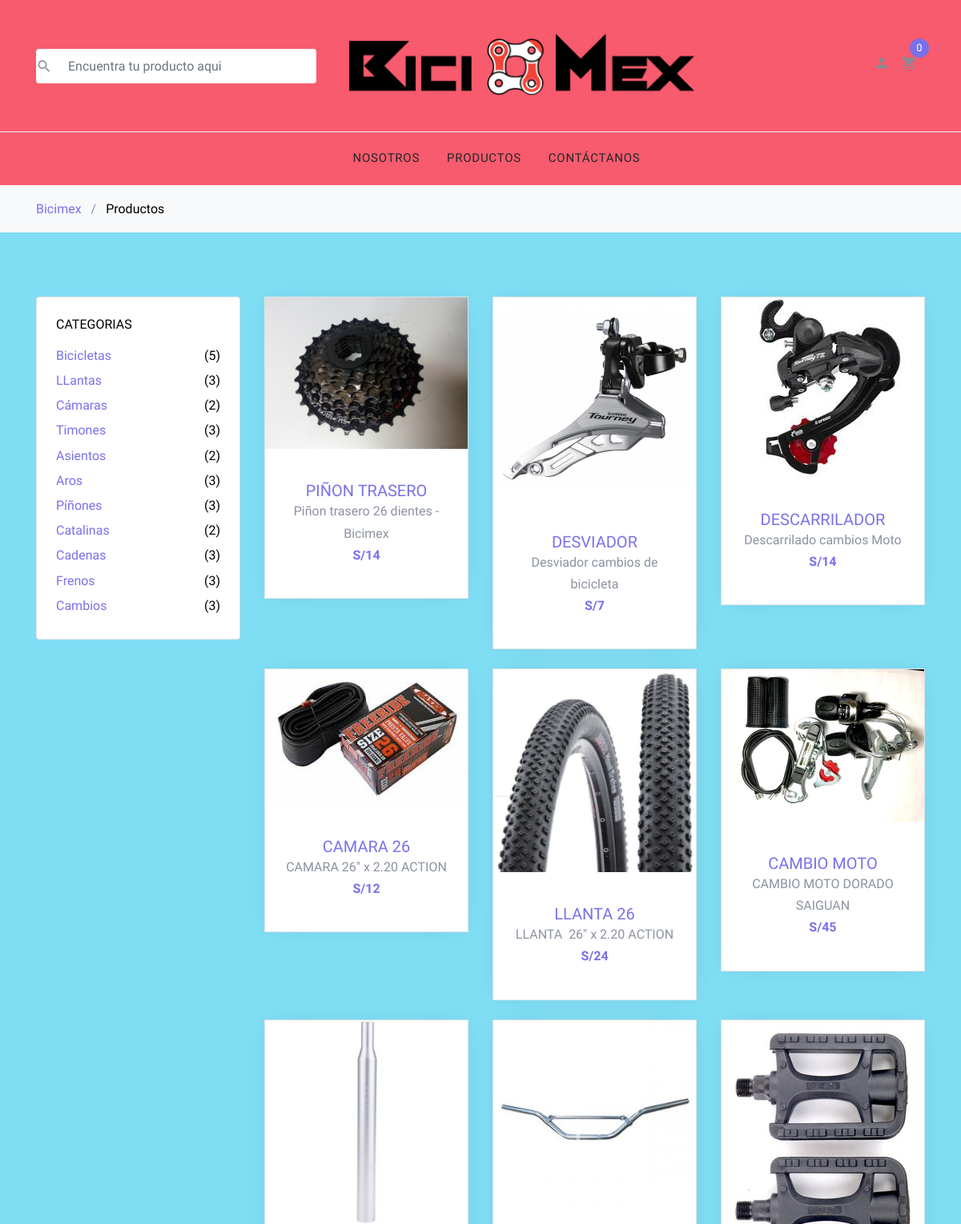
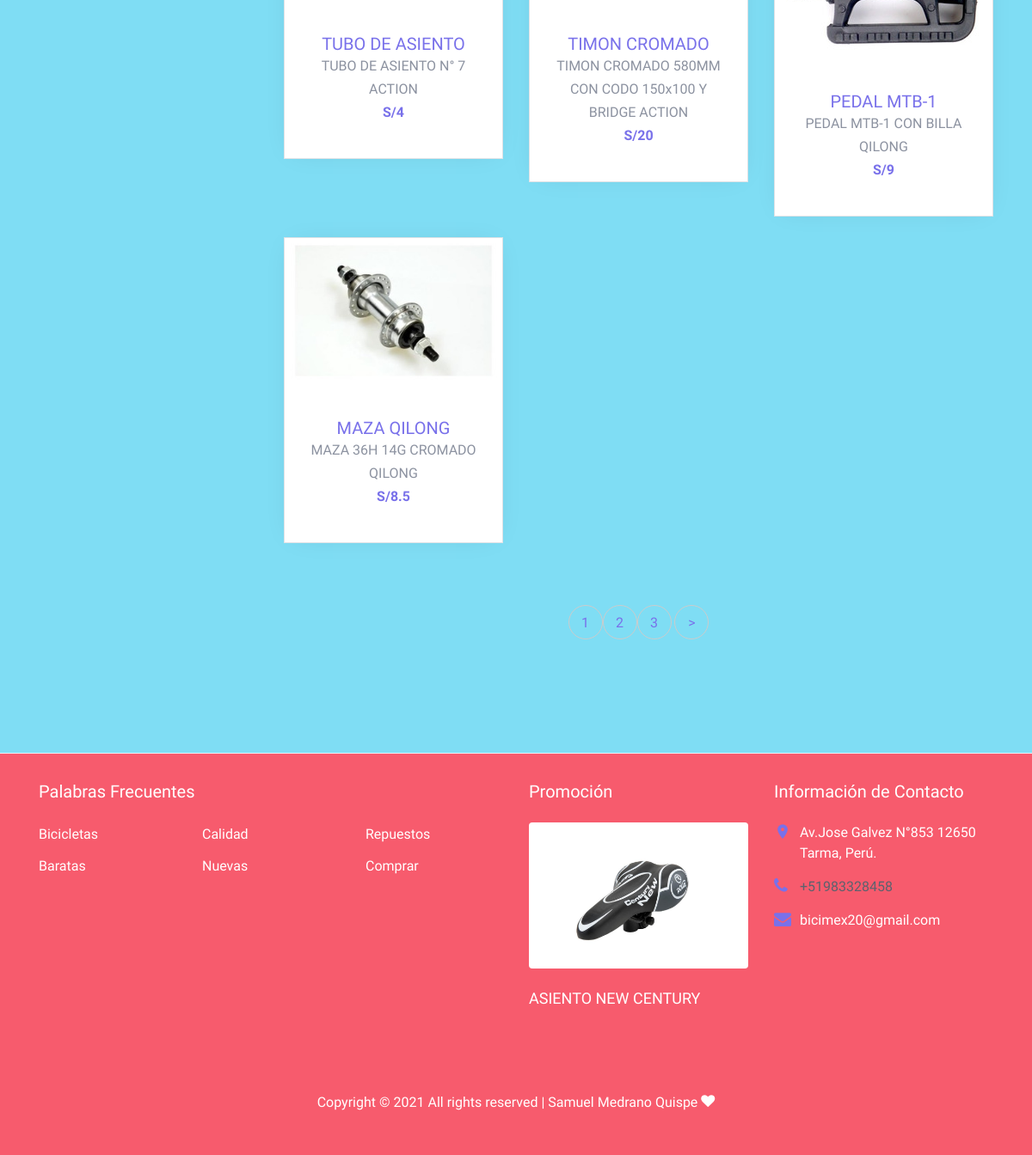
The page / on the database its author committed (2 pictures, top to bottom).
### tables this page shows
CREATE TABLE `productos` (
  `id` int(11) NOT NULL,
  `nombre` varchar(300) NOT NULL,
  `descripcion` text NOT NULL,
  `precio` double NOT NULL,
  `imagen` varchar(200) NOT NULL,
  `inventario` int(11) NOT NULL
);

### index.php (the view, shortened to what this page needs)
<!DOCTYPE html>
<html lang="en">
  <head>
    <link rel="stylesheet" href="fonts/icomoon/style.css">
    <link rel="stylesheet" href="css/bootstrap.min.css">
    <link rel="stylesheet" href="css/magnific-popup.css">
    <link rel="stylesheet" href="css/jquery-ui.css">
    <link rel="stylesheet" href="css/owl.carousel.min.css">
    <link rel="stylesheet" href="css/owl.theme.default.min.css">
    <link rel="stylesheet" href="css/aos.css">
    <link rel="stylesheet" href="css/style.css">
  </head>
  <body style="background-color:#7FDDF4" >
  <div class="site-wrap">
    <?php include("./layouts/header.php"); ?>
    <div class="site-section">
      <div class="container">
        <div class="row mb-5">
          <div class="col-md-9 order-2">
            <div class="row mb-5">
              <?php
                include('./php/conexion.php');
                $limite = 10;
                $totalQuery = $conexion->query('select count(*) from productos')or die($conexion->error);
                $totalProductos = mysqli_fetch_row($totalQuery);
                $totalBotones = round($totalProductos[0]/$limite+1);
                if(isset($_GET['limite'])){
                  $resultado = $conexion ->query("select * from productos  where inventario > 0   limit  ".$_GET['limite'].",".$limite)or die($conexion -> error);
                }else{
                  $resultado = $conexion ->query("select * from productos  where inventario > 0  order by id DESC limit ".$limite)or die($conexion -> error);
                }
                while($fila = mysqli_fetch_array($resultado)){
              ?>
                  <div class="col-sm-6 col-lg-4 mb-4" data-aos="fade-up">
                    <div class="block-4 text-center border">
                      <figure class="block-4-image">
                        <a href="shop-single.php?id=<?php echo $fila['id'];?>">
                        <img src="images/<?php echo $fila['imagen'];?>" alt="<?php echo $fila['nombre'];?>" class="img-fluid"></a>
                      </figure>
                      <div class="block-4-text p-4">
                        <h3><a href="shop-single.php?id=<?php echo $fila['id'];?>"><?php echo $fila['nombre'];?></a></h3>
                        <p class="mb-0"><?php echo $fila['descripcion'];?></p>
                        <p class="text-primary font-weight-bold">S/<?php echo $fila['precio'];?></p>
                      </div>
                    </div>
                  </div>
                <?php } ?>
            </div>
            <div class="row" data-aos="fade-up">
              <div class="col-md-12 text-center">
                <div class="site-block-27">
                  <ul>
                      <?php
                        for($k=0;$k<$totalBotones;$k++){
                          echo  '<li><a href="index.php?limite='.($k*10).'">'.($k+1).'</a></li>';
                        }
                        if(isset($_GET['limite'])){
                          if($_GET['limite']+10 < $totalBotones*10){
                            echo ' <li><a href="index.php?limite='.($_GET['limite']+10).'">&gt;</a></li>';
                          }
                        }else{
                          echo ' <li><a href="index.php?limite=10">&gt;</a></li>';
                        }
                      ?>
                   </ul>
                </div>
              </div>
            </div>
          </div>
          <div class="col-md-3 order-1 mb-5 mb-md-0" >
            <div class="border p-4 rounded mb-4" style="background-color:WHITE">
              <h3 class="mb-3 h6 text-uppercase text-black d-block">Categorias</h3>
              <ul class="list-unstyled mb-0">
                <li class="mb-1"><a href="#" class="d-flex"><span>Bicicletas</span> <span class="text-black ml-auto">(5)</span></a></li>
                <li class="mb-1"><a href="#" class="d-flex"><span>LLantas</span> <span class="text-black ml-auto">(3)</span></a></li>
                <li class="mb-1"><a href="#" class="d-flex"><span>Cámaras</span> <span class="text-black ml-auto">(2)</span></a></li>
                <li class="mb-1"><a href="#" class="d-flex"><span>Timones</span> <span class="text-black ml-auto">(3)</span></a></li>
                <li class="mb-1"><a href="#" class="d-flex"><span>Asientos</span> <span class="text-black ml-auto">(2)</span></a></li>
                <li class="mb-1"><a href="#" class="d-flex"><span>Aros</span> <span class="text-black ml-auto">(3)</span></a></li>
                <li class="mb-1"><a href="#" class="d-flex"><span>Píñones</span> <span class="text-black ml-auto">(3)</span></a></li>
                <li class="mb-1"><a href="#" class="d-flex"><span>Catalinas</span> <span class="text-black ml-auto">(2)</span></a></li>
                <li class="mb-1"><a href="#" class="d-flex"><span>Cadenas</span> <span class="text-black ml-auto">(3)</span></a></li>
                <li class="mb-1"><a href="#" class="d-flex"><span>Frenos</span> <span class="text-black ml-auto">(3)</span></a></li>
                <li class="mb-1"><a href="#" class="d-flex"><span>Cambios</span> <span class="text-black ml-auto">(3)</span></a></li>
              </ul>
            </div>
          </div>
        </div>
      </div>
    </div>
    <?php include("./layouts/footer.php"); ?>
  </div>
  </body>
</html>

### layouts/header.php (shortened to what this page needs)
<header class="site-navbar" role="banner" style="background-color:#f75b6d">
      <div class="site-navbar-top">
        <div class="container">
          <div class="row align-items-center">
            <div class="col-6 col-md-4 order-2 order-md-1 site-search-icon text-left">
              <form action="./busqueda.php" class="site-block-top-search" method="GET">
                <span class="icon icon-search2"></span>
                <input type="text" class="form-control border-0" placeholder="Encuentra tu producto aqui" name="texto">
              </form>
            </div>
            <div class="col-12 mb-3 mb-md-0 col-md-4 order-1 order-md-2 text-center">
              <div >
                <a href="index.php" class="js-logo-clone"><img src="assets/images/logo2.png" ></a></a>
              </div>
            </div>
            <div class="col-6 col-md-4 order-3 order-md-3 text-right">
              <div class="site-top-icons">
                <ul>
                  <li><a href="login.php"><span class="icon icon-person"></span></a></li>
                  <li>
                    <a href="cart.php" class="site-cart">
                      <span class="icon icon-shopping_cart"></span>
                      <span class="count">
                        <?php
                          if(isset($_SESSION['carrito'])){
                            echo count($_SESSION['carrito']);
                          }else{
                            echo 0;
                          }
                        ?>
                      </span>
                    </a>
                  </li>
                </ul>
              </div>
            </div>
          </div>
        </div>
      </div>
      <nav class="site-navigation text-right text-md-center" role="navigation">
        <div class="container">
          <ul class="site-menu js-clone-nav d-none d-md-block">
            <li>
              <a href="pagina.php">Nosotros</a>
            </li>
            <li>
              <a href="index.php">Productos</a>
            </li>
            <li><a href="contact.php">Contáctanos</a></li>
          </ul>
        </div>
      </nav>
  </header>
    <div class="bg-light py-3">
      <div class="container">
        <div class="row">
          <div class="col-md-12 mb-0"><a href="index.php">Bicimex</a> <span class="mx-2 mb-0">/</span>
           <strong class="text-black">Productos</strong></div>
        </div>
      </div>
    </div>

### layouts/footer.php (shortened to what this page needs)
<footer class="site-footer border-top" style="background-color:#f75b6d ">
      <div class="container" style="color:White ">
        <div class="row">
          <div class="col-lg-6 mb-5 mb-lg-0">
            <div class="row">
              <div class="col-md-12">
                <h3 class="footer-heading mb-4" style="color:White ">Palabras Frecuentes</h3>
              </div>
              <div class="col-md-6 col-lg-4" >
                <ul class="list-unstyled">
                  <li><a >Bicicletas</a></li>
                  <li><a >Baratas</a></li>
                </ul>
              </div>
              <div class="col-md-6 col-lg-4">
                <ul class="list-unstyled">
                  <li><a >Calidad</a></li>
                  <li><a >Nuevas</a></li>
                </ul>
              </div>
              <div class="col-md-6 col-lg-4">
                <ul class="list-unstyled">
                  <li><a >Repuestos</a></li>
                  <li><a >Comprar</a></li>
                </ul>
              </div>
            </div>
          </div>
          <div class="col-md-6 col-lg-3 mb-4 mb-lg-0">
            <h3 class="footer-heading mb-4"style="color:White">Promoción</h3>
            <a href="http://localhost/tienda/shop-single.php?id=3" class="block-6">
              <img src="images/newcentury.jpg" alt="Image placeholder" class="img-fluid rounded mb-4">
              <h3 class="font-weight-light  mb-0" style="color:White" >ASIENTO NEW CENTURY </h3>
            </a>
          </div>
           <div class="col-md-6 col-lg-3">
            <div class="block-5 mb-5">
              <h3 class="footer-heading mb-4" style="color:White">Información de Contacto</h3>
              <ul class="list-unstyled">
                <li class="address" style="color:White">Av.Jose Galvez N°853 12650 Tarma, Perú.</li>
                <li class="phone" style="color:White"><a href="tel://+51983328458">+51983328458</a></li>
                <li class="email" style="color:White">bicimex20@gmail.com</li>
              </ul>
            </div>
          </div>
        </div>
        <div class="row pt-5 mt-5 text-center">
          <div class="col-md-12">
            <p>
            Copyright &copy;
            <script>document.write(new Date().getFullYear());</script> All rights reserved |
            Samuel Medrano Quispe <i class="icon-heart" aria-hidden="true"></i>
            </p>
          </div>
        </div>
      </div>
    </footer>

### rows shown on the page
productos: imagen (picture), nombre "PIÑON TRASERO", descripcion "Piñon trasero 26 dientes -Bicimex", precio "14"
productos: imagen (picture), nombre "DESVIADOR", descripcion "Desviador cambios de bicicleta", precio "7"
productos: imagen (picture), nombre "DESCARRILADOR", descripcion "Descarrilado cambios Moto", precio "14"
productos: imagen (picture), nombre "CAMARA 26", descripcion "CAMARA 26\" x 2.20 ACTION", precio "12"
productos: imagen (picture), nombre "LLANTA 26", descripcion "LLANTA 26\" x 2.20 ACTION", precio "24"
productos: imagen (picture), nombre "CAMBIO MOTO", descripcion "CAMBIO MOTO DORADO SAIGUAN", precio "45"
productos: imagen (picture), nombre "TUBO DE ASIENTO", descripcion "TUBO DE ASIENTO N° 7 ACTION", precio "4"
productos: imagen (picture), nombre "TIMON CROMADO", descripcion "TIMON CROMADO 580MM CON CODO 150x100 Y BRIDGE ACTION", precio "20"
productos: imagen (picture), nombre "PEDAL MTB-1", descripcion "PEDAL MTB-1 CON BILLA QILONG", precio "9"
productos: imagen (picture), nombre "MAZA QILONG", descripcion "MAZA 36H 14G CROMADO QILONG", precio "8.5"
